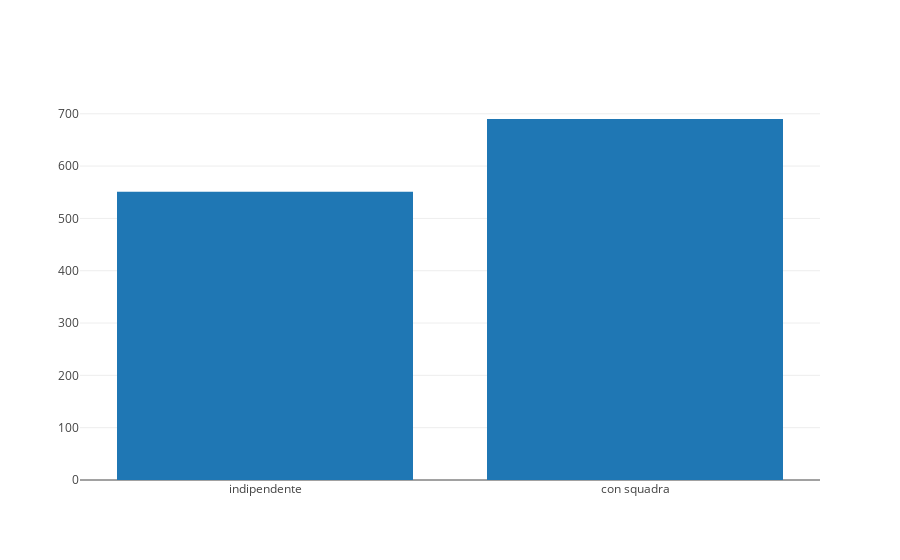

The code cell stored with this chart in its notebook:
### Code cell
squadra = df["squadra"].values[mask]
sq = np.full(provenienza.shape, "", dtype="object")
sq[squadra == ""] = "indipendente"
sq[squadra != ""] = "con squadra"
py.iplot([go.Histogram(x=sq)])

### Figure 1 — Plotly figure (JSON) as saved in the notebook; plotly's stock layout.template omitted (floating-point values rounded to 4 significant figures; data arrays with more than 128 entries replaced by an {"elided": "..."} marker saying what was removed)
{"data": [{"type": "histogram", "uid": "a4e4e9d0-d04c-11e8-ab96-3052cb2086f3", "x": {"elided": "1241 str values"}}], "layout": {}}
